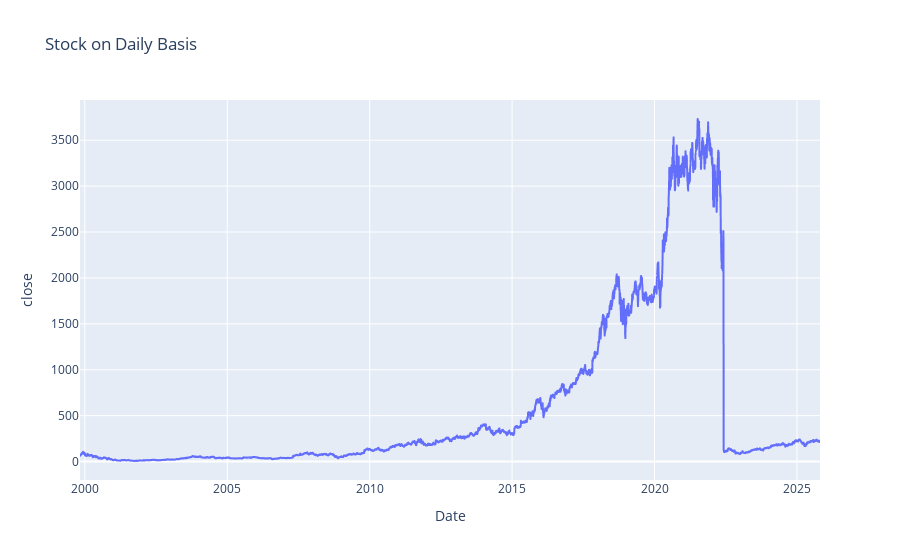

Notebook code cell kept with this figure:
### Markdown cell above
### Check the chart

### Code cell
fig = px.line(df_stock, x="date", y="close", title="Stock on Daily Basis", 
              labels={"date": "Date"})

fig.show()

### Figure 1 — Plotly figure (JSON) as saved in the notebook; plotly's stock layout.template omitted (floating-point values rounded to 4 significant figures; data arrays with more than 128 entries replaced by an {"elided": "..."} marker saying what was removed)
{"data": [{"hovertemplate": "Date=%{x}<br>close=%{y}<extra></extra>", "legendgroup": "", "line": {"color": "#636efa", "dash": "solid"}, "marker": {"symbol": "circle"}, "mode": "lines", "name": "", "showlegend": false, "type": "scattergl", "x": {"elided": "6535 str values"}, "xaxis": "x", "y": {"elided": "6535 float values"}, "yaxis": "y"}], "layout": {"legend": {"tracegroupgap": 0}, "title": {"text": "Stock on Daily Basis"}, "xaxis": {"anchor": "y", "domain": [0, 1], "title": {"text": "Date"}}, "yaxis": {"anchor": "x", "domain": [0, 1], "title": {"text": "close"}}}}
